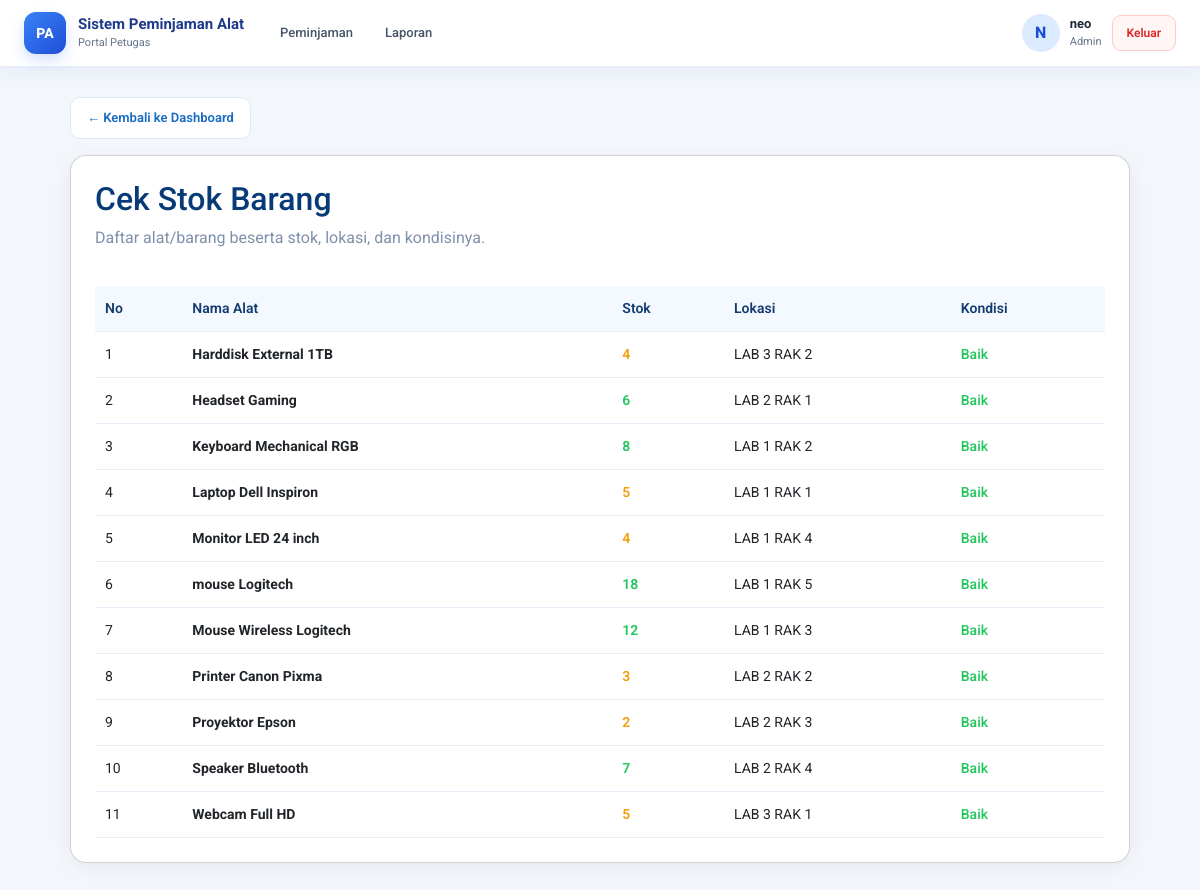
The page /petugas/cek_barang.php (signed in) on the database its author committed.
### tables this page shows
CREATE TABLE `users` (
  `id` int(11) NOT NULL,
  `username` varchar(50) NOT NULL,
  `nama_lengkap` varchar(100) NOT NULL,
  `alamat` varchar(225) NOT NULL,
  `password` varchar(255) NOT NULL,
  `role` enum('admin','petugas','peminjam') NOT NULL
);

CREATE TABLE `alat` (
  `id_alat` int(11) NOT NULL,
  `id_kategori` int(11) NOT NULL,
  `nama_alat` varchar(100) NOT NULL,
  `stok` int(11) NOT NULL DEFAULT 0,
  `lokasi` varchar(100) NOT NULL,
  `kondisi` enum('baik','rusak ringan','rusak berat') NOT NULL DEFAULT 'baik'
);

### includes/auth.php (called while the page is built, shortened)
<?php
function e($v): string
{
    return htmlspecialchars((string)$v, ENT_QUOTES, 'UTF-8');
}
function auth_user(PDO $pdo): array
{
    static $user = null;
    if ($user !== null) {
        return $user;
    }
    $s = $pdo->prepare('SELECT id, username, nama_lengkap, role FROM users WHERE id = ?');
    $s->execute([$_SESSION['user_id']]);
    $user = $s->fetch();
    return $user;
}
function require_role(PDO $pdo, array $roles): array
{
    $u = auth_user($pdo);
    return $u;
}
function role_label(string $role): string
{
    return ['admin' => 'Admin', 'petugas' => 'Petugas', 'peminjam' => 'Peminjam'][$role] ?? ucfirst($role);
}

### petugas/cek_barang.php (the view, shortened to what this page needs)
<?php
require_once __DIR__ . '/../includes/auth.php';
$me = require_role($pdo, ['petugas', 'admin']);
$stmt = $pdo->query("
    SELECT id_alat, nama_alat, stok, lokasi, kondisi, id_kategori
    FROM alat
    ORDER BY nama_alat ASC
");
$barang = $stmt->fetchAll();
?>
<!DOCTYPE html>
<html lang="id">
<head>
    <link rel="stylesheet" href="../asset/css/bootstrap.css">
    <link rel="stylesheet" href="../asset/css/style.css">
    <link rel="stylesheet" href="../asset/css/navbar.css">
</head>
<body>
<?php include __DIR__ . '/../includes/navbar_petugas.php'; ?>
<div class="container-page">
    <a href="dashboard_petugas.php" class="btn-back">&larr; Kembali ke Dashboard</a>
    <div class="card">
        <h2 style="margin-bottom: 8px; color: #073b78;">Cek Stok Barang</h2>
        <p style="color: #8090aa; margin-bottom: 20px;">
            Daftar alat/barang beserta stok, lokasi, dan kondisinya.
        </p>
        <?php if (empty($barang)): ?>
            <div class="empty">Belum ada data barang.</div>
        <?php else: ?>
            <table>
                <thead>
                    <tr>
                        <th>No</th>
                        <th>Nama Alat</th>
                        <th>Stok</th>
                        <th>Lokasi</th>
                        <th>Kondisi</th>
                    </tr>
                </thead>
                <tbody>
                    <?php foreach ($barang as $i => $row): ?>
                        <?php
                        $stok = (int)$row['stok'];
                        $stokClass = $stok <= 0 ? 'stok-habis' : ($stok <= 5 ? 'stok-sedikit' : 'stok-aman');
                        $kondisiClass = (strtolower($row['kondisi'] ?? '') === 'baik') ? 'kondisi-baik' : 'kondisi-rusak';
                        ?>
                        <tr>
                            <td><?= $i + 1 ?></td>
                            <td><strong><?= e($row['nama_alat']) ?></strong></td>
                            <td class="<?= $stokClass ?>"><?= $stok ?></td>
                            <td><?= e($row['lokasi'] ?? '-') ?></td>
                            <td class="<?= $kondisiClass ?>"><?= e(ucfirst($row['kondisi'] ?? '-')) ?></td>
                        </tr>
                    <?php endforeach; ?>
                </tbody>
            </table>
        <?php endif; ?>
    </div>
</div>
</body>
</html>

### includes/navbar_petugas.php (shortened to what this page needs)
<?php
require_once __DIR__ . '/auth.php';
$nvUser  = auth_user($pdo);
$nvRole  = $nvUser['role'] ?? 'petugas';
$nvAlias = [
    'edit_petugas.php' => 'daftar_user.php',
    'edit_alat.php'    => 'lihat_alat.php',
];
$nvCur   = basename(parse_url($_SERVER['REQUEST_URI'], PHP_URL_PATH));
$nvCur   = $nvAlias[$nvCur] ?? $nvCur;
$nvMenus = [
    ['Peminjaman', 'status_peminjaman.php'],
    ['Laporan', 'laporan.php'],
];
function nv_is_active(string $href, string $cur): bool
{
    return basename(parse_url($href, PHP_URL_PATH)) === $cur;
}
$nvInisial = mb_strtoupper(mb_substr($nvUser['nama_lengkap'] ?: $nvUser['username'], 0, 1));
$nvPortal  = 'Portal Petugas';
?>
<header class="nv">
    <div class="nv-inner">
        <a class="nv-brand" href="status_peminjaman.php">
            <span class="nv-logo">PA</span>
            <span class="nv-brandtext">
                <strong>Sistem Peminjaman Alat</strong>
                <small><?= e($nvPortal) ?></small>
            </span>
        </a>
        <div class="nv-collapse" id="nvCollapse">
            <nav class="nv-menu" aria-label="Menu utama">
                <?php foreach ($nvMenus as $m): ?>
                    <a class="nv-link<?= nv_is_active($m[1], $nvCur) ? ' active' : '' ?>"
                       href="<?= e($m[1]) ?>"><?= e($m[0]) ?></a>
                <?php endforeach; ?>
            </nav>
            <div class="nv-profile">
                <div class="nv-avatar"><?= e($nvInisial) ?></div>
                <div class="nv-info">
                    <strong><?= e($nvUser['nama_lengkap'] ?: $nvUser['username']) ?></strong>
                    <span><?= e(role_label($nvRole)) ?></span>
                </div>
                <a href="logout.php" class="nv-logout"
                   onclick="return confirm('Apakah kamu yakin ingin keluar?')">Keluar</a>
            </div>
        </div>
    </div>
</header>

### asset/css/style.css (style rules this page uses)
* { margin: 0; padding: 0; box-sizing: border-box; }
body { font-family: 'Roboto', Arial, sans-serif; min-height: 100vh; }
html { scroll-behavior: smooth; }
body { font-family: 'Roboto', Arial, sans-serif; color: #222222; background: #f3f7fc; }

### asset/css/navbar.css (style rules this page uses)
body { padding: 0 !important; }
.nv { position: sticky; top: 0; z-index: 1000; background: #fff; border-bottom: 1px solid #e5edf9; box-shadow: 0 4px 22px rgba(30, 64, 175, .07); font-family: inherit; }
.nv-inner { max-width: 1280px; margin: 0 auto; padding: 12px 24px; display: flex; align-items: center; gap: 22px; }
.nv-brand { display: flex; align-items: center; gap: 12px; text-decoration: none; flex-shrink: 0; }
.nv-logo { width: 42px; height: 42px; border-radius: 12px; display: grid; place-items: center; color: #fff; font-weight: 800; font-size: 14px; background: linear-gradient(135deg, #3b82f6, #1d4ed8); box-shadow: 0 6px 14px rgba(37, 99, 235, .2); }
.nv-brandtext strong { display: block; font-size: 15px; font-weight: 700; color: #1e3a8a; line-height: 1.2; }
.nv-brandtext small { display: block; font-size: 11px; color: #64748b; margin-top: 2px; }
.nv-collapse { flex: 1; display: flex; align-items: center; justify-content: space-between; gap: 20px; }
.nv-menu { display: flex; align-items: center; gap: 4px; flex-wrap: wrap; }
.nv-link { display: inline-flex; align-items: center; gap: 4px; padding: 9px 14px; border: 0; border-radius: 10px; background: transparent; color: #475569; font: inherit; font-size: 13px; font-weight: 500; text-decoration: none; cursor: pointer; transition: background .2s, color .2s; }
.nv-profile { display: flex; align-items: center; gap: 10px; flex-shrink: 0; }
.nv-avatar { width: 38px; height: 38px; border-radius: 50%; display: grid; place-items: center; background: #dbeafe; color: #1d4ed8; font-weight: 800; }
.nv-info strong { display: block; font-size: 13px; color: #1e293b; line-height: 1.2; }
.nv-info span { display: block; font-size: 11px; color: #64748b; margin-top: 2px; }
.nv-logout { padding: 8px 14px; border-radius: 9px; border: 1px solid #fecaca; background: #fff5f5; color: #dc2626; font-size: 12px; font-weight: 600; text-decoration: none; transition: background .2s; }

### petugas/cek_barang.php (style rules this page uses)
.container-page { max-width: 1100px; margin: 30px auto; padding: 0 20px; }
.card { background: #fff; border-radius: 16px; padding: 24px; box-shadow: 0 4px 20px rgba(0,0,0,.06); }
table { width: 100%; border-collapse: collapse; margin-top: 16px; }
th, td { padding: 12px 10px; text-align: left; border-bottom: 1px solid #e8eff9; font-size: 14px; }
th { background: #f4f8ff; color: #123b70; font-weight: 600; }
.stok-sedikit { color: #f59e0b; font-weight: 600; }
.stok-aman { color: #22c55e; font-weight: 600; }
.kondisi-baik { color: #22c55e; font-weight: 500; }
.btn-back { display: inline-flex; align-items: center; gap: 6px; padding: 10px 16px; background: #fff; color: #176bc1; border: 1px solid #dce8fa; border-radius: 10px; font-size: 13px; font-weight: 600; text-decoration: none; margin-bottom: 16px; transition: .2s; }

### rows shown on the page
users: nama_lengkap "N", nama_lengkap "neo", role "Admin"
alat: nama_alat "Harddisk External 1TB", stok "4", lokasi "LAB 3 RAK 2", kondisi "Baik"
alat: nama_alat "Headset Gaming", stok "6", lokasi "LAB 2 RAK 1", kondisi "Baik"
alat: nama_alat "Keyboard Mechanical RGB", stok "8", lokasi "LAB 1 RAK 2", kondisi "Baik"
alat: nama_alat "Laptop Dell Inspiron", stok "5", lokasi "LAB 1 RAK 1", kondisi "Baik"
alat: nama_alat "Monitor LED 24 inch", stok "4", lokasi "LAB 1 RAK 4", kondisi "Baik"
alat: nama_alat "mouse Logitech", stok "18", lokasi "LAB 1 RAK 5", kondisi "Baik"
alat: nama_alat "Mouse Wireless Logitech", stok "12", lokasi "LAB 1 RAK 3", kondisi "Baik"
alat: nama_alat "Printer Canon Pixma", stok "3", lokasi "LAB 2 RAK 2", kondisi "Baik"
alat: nama_alat "Proyektor Epson", stok "2", lokasi "LAB 2 RAK 3", kondisi "Baik"
alat: nama_alat "Speaker Bluetooth", stok "7", lokasi "LAB 2 RAK 4", kondisi "Baik"
alat: nama_alat "Webcam Full HD", stok "5", lokasi "LAB 3 RAK 1", kondisi "Baik"

### other values the page prints
$nvPortal "Portal Petugas"
$m[0] "Peminjaman"
$m[0] "Laporan"
